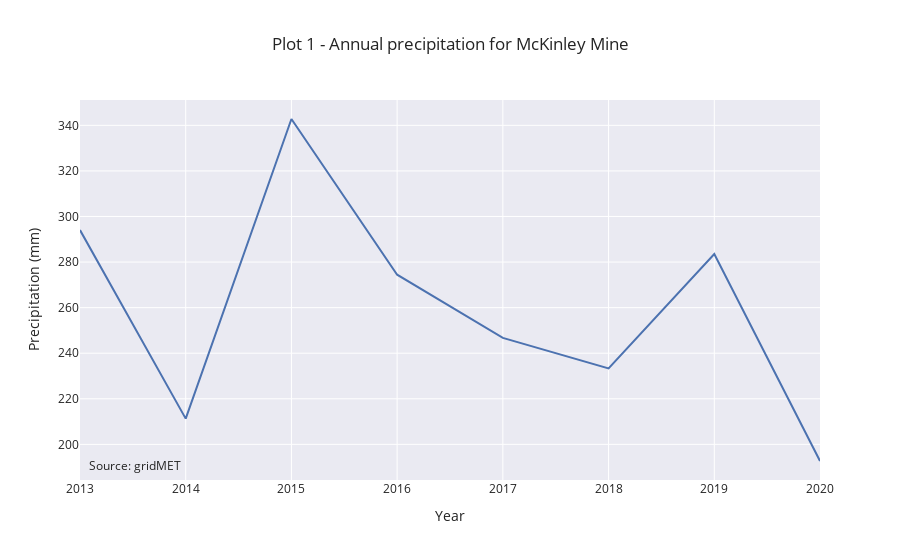

Notebook cell for this chart:
### Markdown cell above
### Plot 1 - Annual precipitation

### Code cell
fig = px.line(met_data_mckinley_df_annual, x='Year', y='pr',
              labels={
                  "Year": "Year",
                  "pr": "Precipitation (mm)"
              },
              title='Plot 1 - Annual precipitation for McKinley Mine')

# Credit
fig.add_annotation(text="Source: gridMET",
                   showarrow=False,
                   xref="paper", yref="paper",
                   x=0.01, y=0.01)

fig.update_layout(showlegend=False)
fig.show()

### Figure 1 — Plotly figure (JSON) as saved in the notebook; plotly's stock layout.template omitted (floating-point values rounded to 4 significant figures)
{"data": [{"hovertemplate": "Year=%{x}<br>Precipitation (mm)=%{y}<extra></extra>", "legendgroup": "", "line": {"color": "rgb(76,114,176)", "dash": "solid"}, "mode": "lines", "name": "", "showlegend": false, "type": "scatter", "x": [2013, 2014, 2015, 2016, 2017, 2018, 2019, 2020], "xaxis": "x", "y": [294.0, 211.3, 342.8, 274.5, 246.7, 233.3, 283.5, 192.7], "yaxis": "y"}], "layout": {"annotations": [{"showarrow": false, "text": "Source: gridMET", "x": 0.01, "xref": "paper", "y": 0.01, "yref": "paper"}], "legend": {"tracegroupgap": 0}, "showlegend": false, "title": {"text": "Plot 1 - Annual precipitation for McKinley Mine"}, "xaxis": {"anchor": "y", "domain": [0, 1], "title": {"text": "Year"}}, "yaxis": {"anchor": "x", "domain": [0, 1], "title": {"text": "Precipitation (mm)"}}}}
